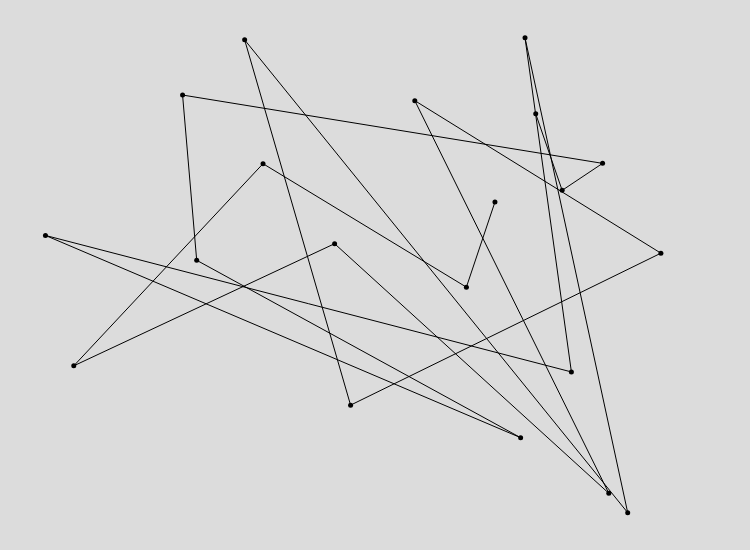
Frame 1 (no input)
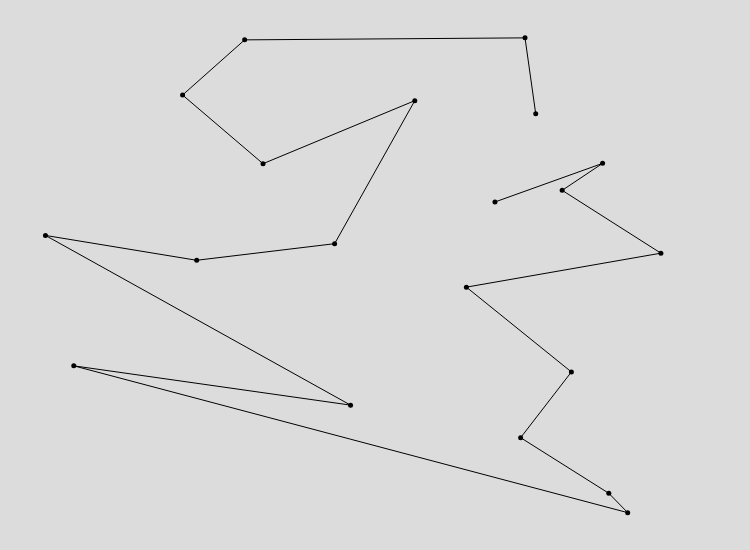
Frame 60 (no input)
Frame 120 (the mouse pressed at the canvas centre since frame 60): identical to frame 60, image omitted

The p5.js sketch that drew these frames (run headless with seeded random() and noise() and a simulated clock; from frame 60 on, the mouse is pressed at the canvas centre):

// p5.js sketch
// ── sketch.js
let p = [];
const nbrPtn = 20;
const vitesseAffichage = 10;

function setup() {
  createCanvas(750, 550);
  textSize(20);
  for (let i = 0; i < nbrPtn; i++) {
    p[i] = new Point();
  }
}

function draw() {
  background(220);
  comparaison();
}

function comparaison() {
  let nbrInter = 0;

  for (let i = 0; i < p.length; i++) {
    p[i].affichage();
    // noStroke();
    // text(i + 1, p[i].x + 10, p[i].y + 10);
  }

  for (let i = 0; i < p.length - 1; i++) {
    stroke(0);
    strokeWeight(1);
    line(p[i].x, p[i].y, p[i + 1].x, p[i + 1].y);
  }


  if (frameCount % vitesseAffichage == 0) {
    for (let i = 0; i < p.length - 2; i++) {
      for (let j = i + 2; j < p.length - 1; j++) {
        if (i !== j && (i + 1) !== j) {
          let inter = intersection(p[i].x, p[i].y, p[i + 1].x, p[i + 1].y, p[j].x, p[j].y, p[j + 1].x, p[j + 1].y);
          if (inter) {
            swap(p, i + 1, j);
            nbrInter++;
          }
        }
      }
    }
  }
}

function swap(a, i, j) {
  let copie = a[i];
  a[i] = a[j];
  a[j] = copie;
}

function intersection(a, b, c, d, p, q, r, s) {
  var det, gamma, lambda;
  det = (c - a) * (s - q) - (r - p) * (d - b);
  if (det === 0) {
    return false;
  } else {
    lambda = ((s - q) * (r - a) + (p - r) * (s - b)) / det;
    gamma = ((b - d) * (r - a) + (c - a) * (s - b)) / det;
    return (0 < lambda && lambda < 1) && (0 < gamma && gamma < 1);
  }
}

class Point {
  constructor() {
    this.x = random(width);
    this.y = random(height);
  }

  affichage() {
    stroke(0);
    strokeWeight(5);
    point(this.x, this.y);
  }
}
